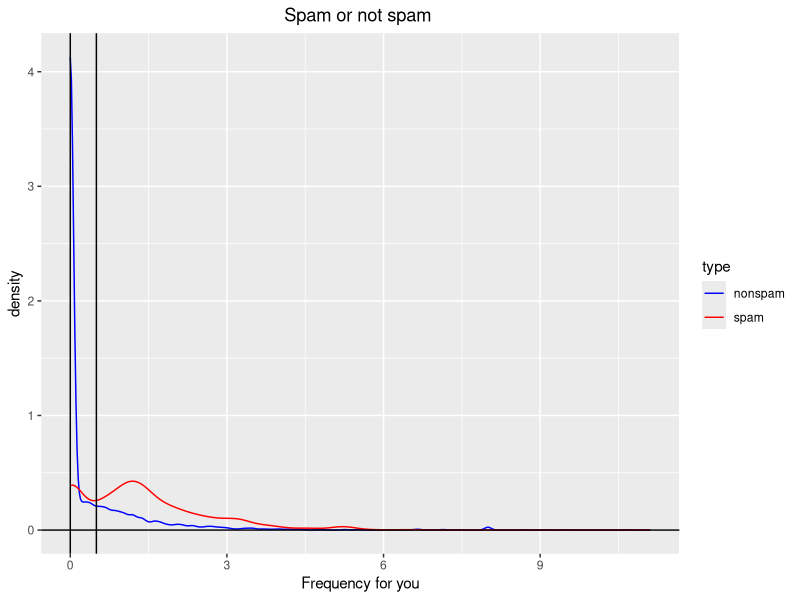
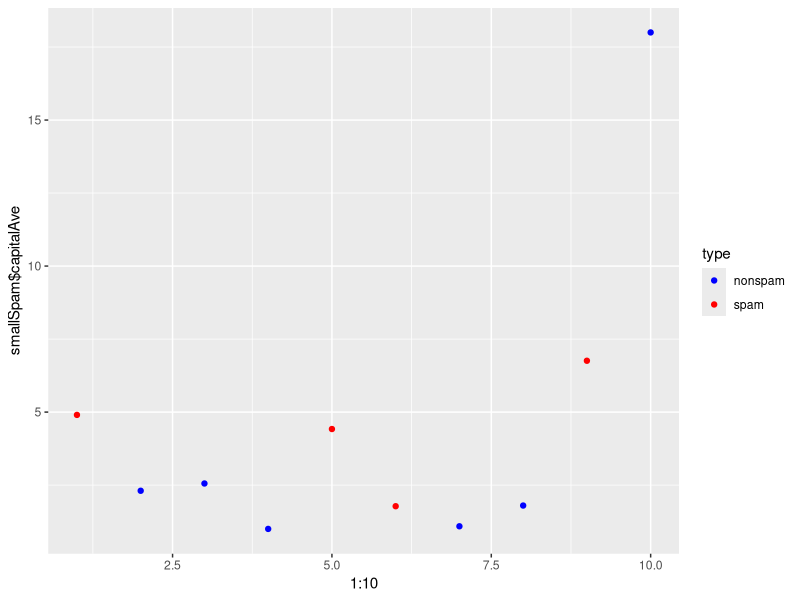

Reproduce these figures in R, in order.
## ---- chunk 1
library(kernlab)
data(spam)
head(spam)
## ---- chunk 2
library(ggplot2)
library(dplyr)
g <- ggplot(data=filter(spam),aes(your,colour=type))
g + geom_line(stat = "density")+geom_vline(xintercept = 0) +
  geom_hline(yintercept = 0)+ scale_colour_manual(values = c("blue","red"))+
  xlab("Frequency for you") +labs(title="Spam or not spam ") +
  theme(plot.title = element_text(hjust = 0.5)) +geom_vline(xintercept = 0.5,
                                                            colour="black")

## ---- chunk 3
prediction <- ifelse(spam$your>0.5,"spam","nonspam")
table(prediction,spam$type)/length(spam$type)
## ---- chunk 4
library(kernlab)
data(spam)
set.seed(333)
smallSpam <- spam[sample(dim(spam)[1],size=10),]
g <- ggplot(data=smallSpam,aes(x=1:10,y=smallSpam$capitalAve,color=type))
g + geom_point() + scale_color_manual(values = c("blue","red"))
## ---- chunk 5
rule1 <- function(x){
  prediction <- rep(NA,length(x))
  prediction[x>2.7] <- "spam"
  prediction[x<2.40] <- "nonspam"
  prediction[x >=2.4 & x<= 2.45] <- "spam"
  prediction[x>2.45 & x<=2.7] <- "nonspam"
  prediction
}
table(rule1(smallSpam$capitalAve),smallSpam$type)
## ---- chunk 6
rule2 <- function(x){
  prediction <- rep(NA,length(x))
  prediction[x>2.8] <- "spam"
  prediction[x<=2.8] <- "nonspam"
  prediction
}
table(rule2(smallSpam$capitalAve),smallSpam$type)
## ---- chunk 7
table(rule1(spam$capitalAve),spam$type)
## ---- chunk 8
table(rule2(spam$capitalAve),spam$type)
## ---- chunk 9
sum(rule1(spam$capitalAve) == spam$type)
## ---- chunk 10
sum(rule2(spam$capitalAve) == spam$type)
